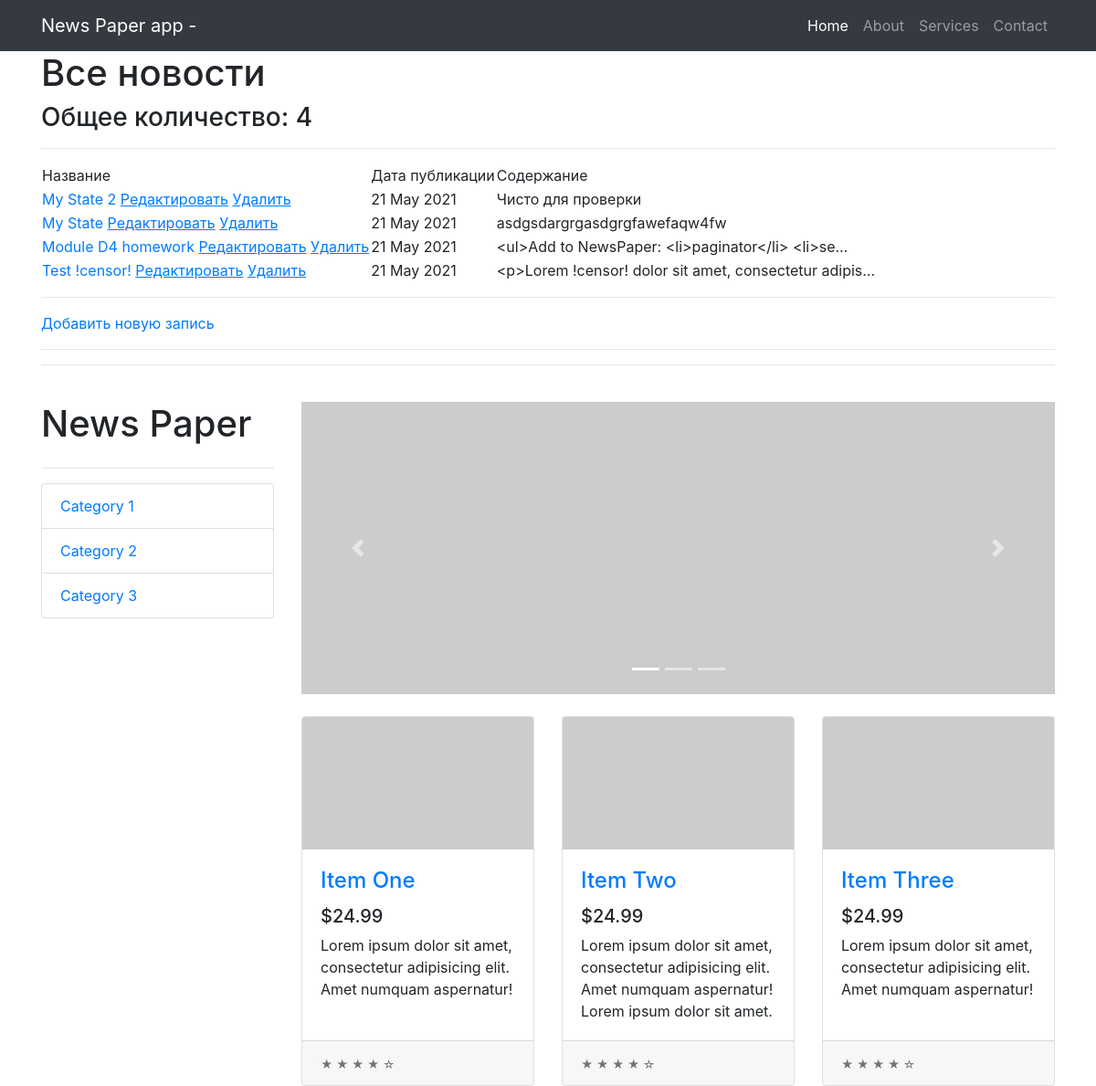
Before: /news/ (upper part) with the older database file.
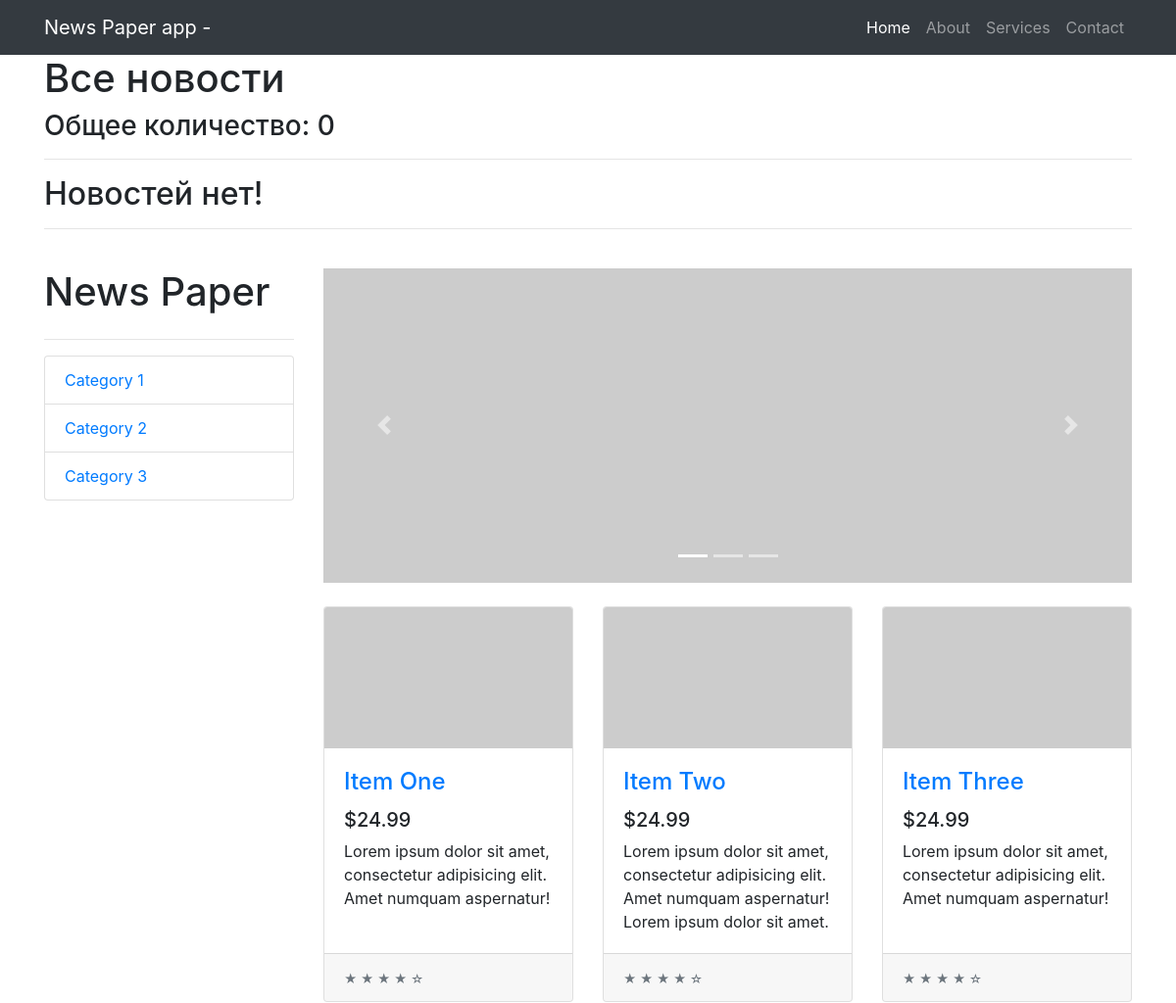
After: the same page with the newer database file.
### news/models.py (models this page shows, shortened)
class Post(models.Model):
    state = 'ST'
    new = 'NE'
    POSITIONS = [
        (state, 'Статья'),
        (new, 'Новость')
    ]
    position = models.CharField(max_length=2,
                                choices=POSITIONS,
                                default=state)
    created = models.DateTimeField(auto_now_add=True)
    post_name = models.CharField(max_length=250)
    content = models.TextField()
    rating_post = models.IntegerField(default=0)
    author = models.ForeignKey(Author, on_delete=models.CASCADE)
    category = models.ManyToManyField(Category, through='PostCategory')

### news/views.py (the view)
# urls.py: path('', PostList.as_view()),
class PostList(ListView):
    model = Post  # указываем модель, объекты которой мы будем выводить
    template_name = 'posts.html'  # указываем имя шаблона, в котором будет лежать html, в
    context_object_name = 'posts'  # это имя списка, в котором будут лежать все объекты,
    queryset = Post.objects.order_by('-created')
    paginate_by = 10
    def get_context_data(self, **kwargs):
        context = super().get_context_data(**kwargs)
        context['filter'] = PostFilter(self.request.GET,
                                       queryset=self.get_queryset())  # вписываем фильтр
        return context

### news/templatetags/custom_filters.py (called while the page is built)
@register.filter(name='censor')
def censor(value, arg):
    words = value.split()
    value1 = ''
    for word in words:
        if isinstance(word, str) and isinstance(arg, str):
            if word == arg:
                word = '!censor!'
            value1 += word + ' '
        else:
            raise ValueError(f'Нельзя {type(word)}!')
    return value1

### templates/posts.html (shortened to what this page needs)
{% extends 'flatpages/default.html' %}
{% load custom_filters %}
{% block content %}
    <h1>Все новости</h1>
    <h3>Общее количество: {{ posts | length }}</h3>
    <hr>
    {% if posts %}
        <table>
            <tr>
                <td>
                    Название
                </td>
                <td>
                    Дата публикации
                </td>
                <td>
                    Содержание
                </td>
            </tr>
        {% for post in page_obj %}
            <tr>
                <td>
                    <a href="{% url 'post' post.id %}">{{ post.post_name | censor:'new' }}</a>
                    <a href="{% url 'post_update' post.id %}"><u>Редактировать</u></a>
                 <a href="{% url 'post_delete' post.id %}"><u> Удалить </u></a>
                </td>
                <td>
                    {{ post.created | date:'d M Y' }}
                </td>
                <td>
                    {{ post.content | truncatechars:50 | censor:'ipsum' }}
                </td>
            </tr>
        {% endfor %}
        </table>
        <hr>
        <a href="{% url 'post_create' %}">Добавить новую запись</a> <br>
        <hr>
    {% else %}
        <h2>Новостей нет!</h2>
    {% endif %}
{% endblock content %}

### templates/flatpages/default.html (shortened to what this page needs)
{% load static %}
<!DOCTYPE html>
<html lang="en">
    <head>
        <link href="{% static 'css/styles.css' %}" rel="stylesheet" />
    </head>
    <body>
        <nav class="navbar navbar-expand-lg navbar-dark bg-dark">
            <div class="container">
                <a class="navbar-brand" href="#!">News Paper app - {{ flatpage.title }}</a>
                <div class="collapse navbar-collapse" id="navbarResponsive">
                    <ul class="navbar-nav ml-auto">
                        <li class="nav-item active">
                            <a class="nav-link" href="#!">
                                Home
                            </a>
                        </li>
                        <li class="nav-item"><a class="nav-link" href="#!">About</a></li>
                        <li class="nav-item"><a class="nav-link" href="#!">Services</a></li>
                        <li class="nav-item"><a class="nav-link" href="#!">Contact</a></li>
                    </ul>
                </div>
            </div>
        </nav>
        <div class="container">
            {% block content %}{% endblock content %}
            <hr>
            <div class="row">
                <div class="col-lg-3">
                    <h1 class="my-4">News Paper</h1>
                    <hr>
                    <div class="list-group">
                        <a class="list-group-item" href="#!">Category 1</a>
                        <a class="list-group-item" href="#!">Category 2</a>
                        <a class="list-group-item" href="#!">Category 3</a>
                    </div>
                </div>
                <div class="col-lg-9">
                    <div class="carousel slide my-4" id="carouselExampleIndicators" data-ride="carousel">
                        <ol class="carousel-indicators">
                            <li class="active" data-target="#carouselExampleIndicators" data-slide-to="0"></li>
                            <li data-target="#carouselExampleIndicators" data-slide-to="1"></li>
                            <li data-target="#carouselExampleIndicators" data-slide-to="2"></li>
                        </ol>
                        <div class="carousel-inner" role="listbox">
                            <div class="carousel-item active"><img class="d-block img-fluid" src="https://via.placeholder.com/900x350" alt="First slide" /></div>
                        </div>
                        <a class="carousel-control-prev" href="#carouselExampleIndicators" role="button" data-slide="prev">
                            <span class="carousel-control-prev-icon" aria-hidden="true"></span>
                        </a>
                        <a class="carousel-control-next" href="#carouselExampleIndicators" role="button" data-slide="next">
                            <span class="carousel-control-next-icon" aria-hidden="true"></span>
                        </a>
                    </div>
                    <div class="row">
                        <div class="col-lg-4 col-md-6 mb-4">
                            <div class="card h-100">
                                <a href="#!"><img class="card-img-top" src="https://via.placeholder.com/700x400" alt="..." /></a>
                                <div class="card-body">
                                    <h4 class="card-title"><a href="#!">Item One</a></h4>
                                    <h5>$24.99</h5>
                                    <p class="card-text">Lorem ipsum dolor sit amet, consectetur adipisicing elit. Amet numquam aspernatur!</p>
                                </div>
                                <div class="card-footer"><small class="text-muted">★ ★ ★ ★ ☆</small></div>
                            </div>
                        </div>
                        <div class="col-lg-4 col-md-6 mb-4">
                            <div class="card h-100">
                                <a href="#!"><img class="card-img-top" src="https://via.placeholder.com/700x400" alt="..." /></a>
                                <div class="card-body">
                                    <h4 class="card-title"><a href="#!">Item Two</a></h4>
                                    <h5>$24.99</h5>
                                    <p class="card-text">Lorem ipsum dolor sit amet, consectetur adipisicing elit. Amet numquam aspernatur! Lorem ipsum dolor sit amet.</p>
                                </div>
                                <div class="card-footer"><small class="text-muted">★ ★ ★ ★ ☆</small></div>
                            </div>
                        </div>
                        <div class="col-lg-4 col-md-6 mb-4">
                            <div class="card h-100">
                                <a href="#!"><img class="card-img-top" src="https://via.placeholder.com/700x400" alt="..." /></a>
                                <div class="card-body">
                                    <h4 class="card-title"><a href="#!">Item Three</a></h4>
                                    <h5>$24.99</h5>
                                    <p class="card-text">Lorem ipsum dolor sit amet, consectetur adipisicing elit. Amet numquam aspernatur!</p>
                                </div>
                                <div class="card-footer"><small class="text-muted">★ ★ ★ ★ ☆</small></div>
                            </div>
                        </div>
                    </div>
                </div>
            </div>
        </div>
    </body>
</html>

Changed rows visible on the page:
removed Post: post_name|censor "My State 2", created "21 May 2021", content|censor "Чисто для проверки"
removed Post: post_name|censor "My State", created "21 May 2021", content|censor "asdgsdargrgasdgrgfawefaqw4fw"
removed Post: post_name|censor "Module D4 homework", created "21 May 2021", content|censor "<ul>Add to NewsPaper: <li>paginator</li> <li>se…"
removed Post: post_name|censor "Test !censor!", created "21 May 2021", content|censor "<p>Lorem !censor! dolor sit amet, consectetur adipis…"
Other visible differences:
{{ posts | length }}: "4" → "0"
text no longer shown: "Название Дата публикации Содержание Добавить новую запись"
text now shown: "Новостей нет!"
